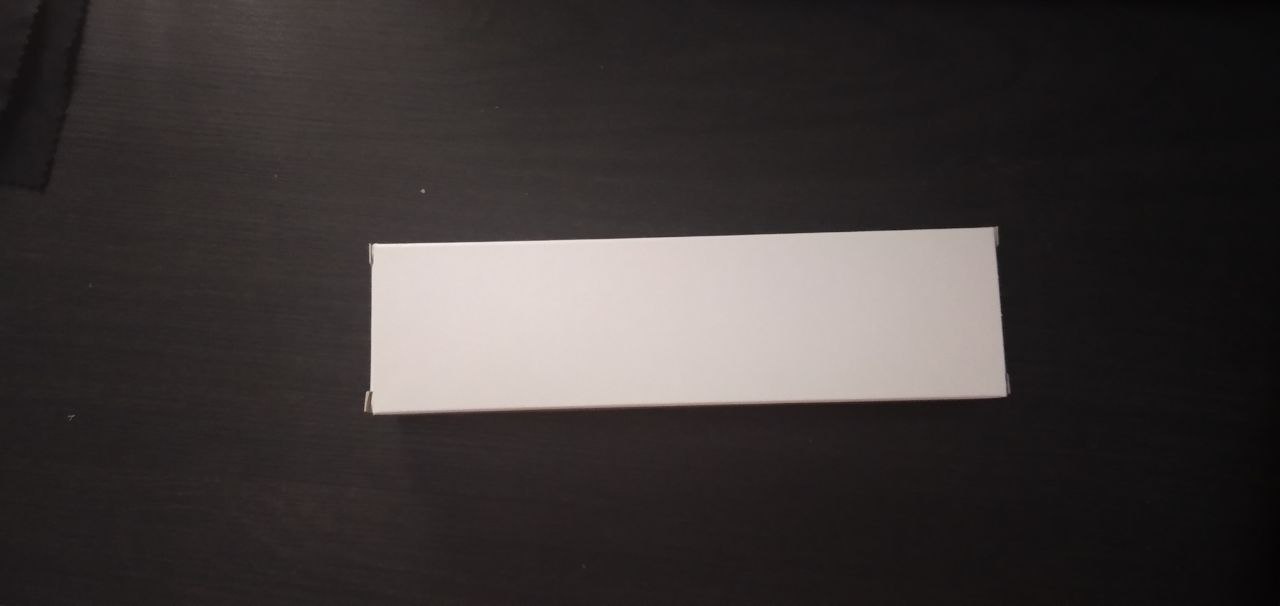
#> input picture img/912.jpeg, 1280 x 606 px, given in place of the camera
$ python colordet.py
#> lines starting #> are read from the running program, lines starting #| are printed output that depends on the picture; after the words box and inside, x2 and y2 are one past the last pixel; in counts of white or black regions, pixels touching at a corner belong together
def orange(img,centers):
    hsv_img =cv2.cvtColor(img,cv2.COLOR_BGR2HSV)
    font = cv2.FONT_HERSHEY_SIMPLEX

    mas = cv2.inRange(hsv_img, (5,50,50), (15,255,255))

    blue=cv2.bitwise_and(img,img,mask=mas)
    gray = cv2.cvtColor(blue, cv2.COLOR_BGR2GRAY)
    cv2.imshow('ODDriginal',gray)
    ret, thresh = cv2.threshold(gray, 20, 255, 0)
    contours, hierarchy = cv2.findContours(thresh, cv2.RETR_TREE, cv2.CHAIN_APPROX_SIMPLE)

    H,W = img.shape[:2]
    AREA = H*W

    for cnt in contours:
        area = cv2.contourArea(cnt)
        if not AREA/100<area<AREA/20:
            continue
        box = cv2.minAreaRect(cnt)
        box = cv2.boxPoints(box)
        box = np.array(box,dtype="int")
        cv2.drawContours(img, [box], -1,(255,0,255) , 2, cv2.LINE_AA)
        M = cv2.moments(cnt)
        if M["m00"]>0 :
            cX = int(M["m10"] / M["m00"])
            cY = int(M["m01"] / M["m00"])
            centers [0] = (cX,cY)
            cv2.putText(img,'orange',(cX - 20, cY - 20), font, 1,(0,255,255),2,cv2.LINE_AA)

    return img, centers

def blue(img,centers):
    hsv_img =cv2.cvtColor(img,cv2.COLOR_BGR2HSV)
    font = cv2.FONT_HERSHEY_SIMPLEX

    mas = cv2.inRange(hsv_img, (94, 80, 2), (126, 255, 255))

    blue=cv2.bitwise_and(img,img,mask=mas)
    gray = cv2.cvtColor(blue, cv2.COLOR_BGR2GRAY)
    cv2.imshow('ODDriginal',gray)
    ret, thresh = cv2.threshold(gray, 20, 255, 0)
    contours, hierarchy = cv2.findContours(thresh, cv2.RETR_TREE, cv2.CHAIN_APPROX_SIMPLE)

    H,W = img.shape[:2]
    AREA = H*W

    for cnt in contours:
        area = cv2.contourArea(cnt)
        if not AREA/100<area<AREA/20:
            continue
        box = cv2.minAreaRect(cnt)
        box = cv2.boxPoints(box)
        box = np.array(box,dtype="int")
        cv2.drawContours(img, [box], -1,(255,0,255) , 2, cv2.LINE_AA)
        M = cv2.moments(cnt)
        if M["m00"]>0 :
            cX = int(M["m10"] / M["m00"])
            cY = int(M["m01"] / M["m00"])
            centers [1] = (cX,cY)
            cv2.putText(img,'blue',(cX - 20, cY - 20), font, 1,(0,255,255),2,cv2.LINE_AA)


    return img, centers

def light_green(img,centers):
    hsv_img =cv2.cvtColor(img,cv2.COLOR_BGR2HSV)
    font = cv2.FONT_HERSHEY_SIMPLEX

    mas = cv2.inRange(hsv_img, (36,0,0), (86,255,255))

    blue=cv2.bitwise_and(img,img,mask=mas)
    gray = cv2.cvtColor(blue, cv2.COLOR_BGR2GRAY)
    cv2.imshow('ODDriginal',gray)
    ret, thresh = cv2.threshold(gray, 20, 255, 0)
    contours, hierarchy = cv2.findContours(thresh, cv2.RETR_TREE, cv2.CHAIN_APPROX_SIMPLE)

    H,W = img.shape[:2]
    AREA = H*W

    for cnt in contours:
        area = cv2.contourArea(cnt)
        if not AREA/100<area<AREA/20:
            continue
        box = cv2.minAreaRect(cnt)
        box = cv2.boxPoints(box)
        box = np.array(box,dtype="int")
        cv2.drawContours(img, [box], -1,(255,0,255) , 2, cv2.LINE_AA)
        M = cv2.moments(cnt)
        if M["m00"]>0 :
            cX = int(M["m10"] / M["m00"])
            cY = int(M["m01"] / M["m00"])
            centers [2] = (cX,cY)
            cv2.putText(img,'light_green',(cX - 20, cY - 20), font, 1,(0,255,255),2,cv2.LINE_AA)


    return img, centers


import numpy as np
import cv2

cap = cv2.VideoCapture(0)


while True:

    ret, frame = cap.read()
#> frame is the input picture: shape (606, 1280, 3); mean B, G, R 54.5, 55.2, 60.8
    center = [(0,0),(0,0),(0,0)]
    img, centers = orange(frame, center)
#> in orange, `hsv_img =cv2.cvtColor(img,cv2.COLOR_BGR2HSV)`: hsv_img: shape (606, 1280, 3); mean H, S, V 60.4, 32.3, 60.8
#> in orange, `mas = cv2.inRange(hsv_img, (5,50,50), (15,255,255))`:
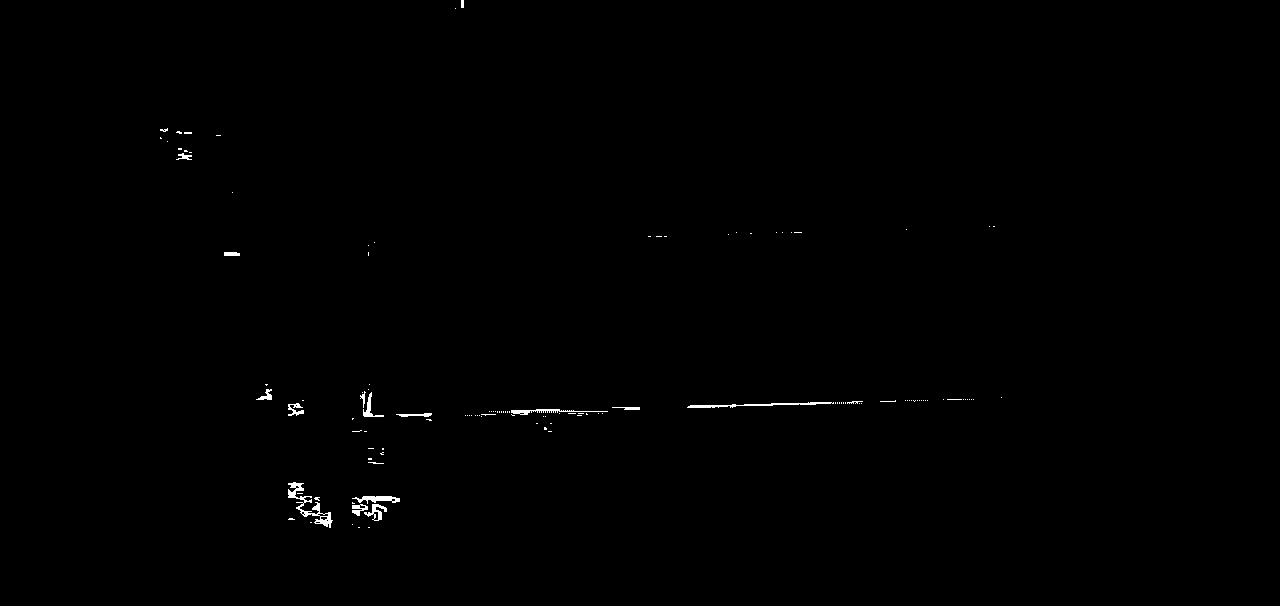
#> mas: shape (606, 1280); 0.33% white; 128 white regions (112 under 20 px)
#> in orange, `contours, hierarchy = cv2.findContours(thresh, cv2.RETR_TREE, cv2.CHAI..`: contours = 141 contours, 125 with area under 20; largest, box (x1, y1, x2, y2) and area: (288, 482, 333, 528) 368, (687, 402, 834, 408) 172, (352, 496, 400, 504) 161, (364, 504, 387, 521) 132, (511, 409, 608, 415) 104
#> the loop in orange, `for cnt in contours:` made 141 passes
#> area on passes 6, 7, 8, 12, 15, 18, 19, 55: 132.5, 34.5, 80, 161, 367.5, 21, 26.5, 51.5
#> after the loop in orange, `for cnt in contours:`: centers = [(0, 0), (0, 0), (0, 0)]
#> centers = [(0, 0), (0, 0), (0, 0)]
    img, centers = blue(frame, center)
#> in blue, `font = cv2.FONT_HERSHEY_SIMPLEX`: font = 0
#> in blue, `mas = cv2.inRange(hsv_img, (94, 80, 2), (126, 255, 255))`: mas: shape (606, 1280); every value is 0
#> in blue, `blue=cv2.bitwise_and(img,img,mask=mas)`: blue: shape (606, 1280, 3); every value is 0
#> in blue, `contours, hierarchy = cv2.findContours(thresh, cv2.RETR_TREE, cv2.CHAI..`: contours = []
#> after the loop in blue, `for cnt in contours:`: centers = [(0, 0), (0, 0), (0, 0)]
    img, centers = light_green(frame, center)
#> in light_green, `font = cv2.FONT_HERSHEY_SIMPLEX`: font = 0
#> in light_green, `contours, hierarchy = cv2.findContours(thresh, cv2.RETR_TREE, cv2.CHAI..`: contours = []
#> after the loop in light_green, `for cnt in contours:`: centers = [(0, 0), (0, 0), (0, 0)]
    print('centers = ', centers)
#| centers =  [(0, 0), (0, 0), (0, 0)]

    cv2.imshow('frame', img)
    if cv2.waitKey(0) == ord('q'):
#> (key q is pressed here)
        break
cap.release()
cv2.destroyAllWindows()

$ run again, on img/ZN.png
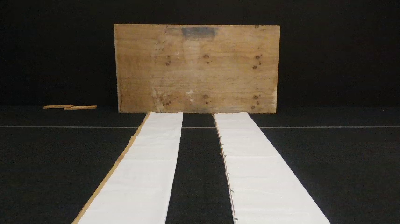
#> input picture img/ZN.png, 400 x 224 px, given in place of the camera
#> frame is the input picture: shape (224, 400, 3); mean B, G, R 61.4, 70.5, 76.1
#> hsv_img: shape (224, 400, 3); mean H, S, V 30.5, 49.4, 76.5
#> in orange, `contours, hierarchy = cv2.findContours(thresh, cv2.RETR_TREE, cv2.CHAI..`: contours = 251 contours, 231 with area under 20; largest, box (x1, y1, x2, y2) and area: (182, 94, 209, 113) 132, (118, 87, 144, 105) 132, (148, 94, 180, 109) 128, (164, 50, 188, 70) 120, (158, 24, 182, 37) 62
#> the loop in orange, `for cnt in contours:` made 251 passes
#> (cnt, area) on passes 1, 3, 5: ([[75, 218]], 0), ([[88, 207], [87, 208]], 0), ([[92, 193]], 0)
#> after the loop in orange, `for cnt in contours:`: centers = [(0, 0), (0, 0), (0, 0)]
#> in blue, `font = cv2.FONT_HERSHEY_SIMPLEX`: font = 0
#> in blue, `mas = cv2.inRange(hsv_img, (94, 80, 2), (126, 255, 255))`:
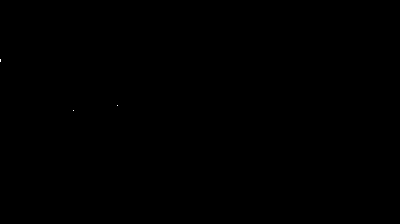
#> mas: shape (224, 400); 0.01% white in thin lines or dots, all inside (x1, y1, x2, y2) = (0, 59, 118, 111)
#> in blue, `contours, hierarchy = cv2.findContours(thresh, cv2.RETR_TREE, cv2.CHAI..`: contours = []
#> after the loop in blue, `for cnt in contours:`: centers = [(0, 0), (0, 0), (0, 0)]
#> in light_green, `font = cv2.FONT_HERSHEY_SIMPLEX`: font = 0
#> in light_green, `contours, hierarchy = cv2.findContours(thresh, cv2.RETR_TREE, cv2.CHAI..`: contours = 215 contours, 177 with area under 20; largest, box (x1, y1, x2, y2) and area: (0, 177, 94, 224) 2282, (0, 122, 120, 185) 1723, (171, 182, 234, 221) 901, (274, 126, 358, 157) 792, (294, 153, 356, 188) 551
#> the loop in light_green, `for cnt in contours:` made 215 passes
#> (area, box, cX, cY) on passes 37, 42: (901, [[171, 221], [170, 183], [231, 180], [233, 218]], 201, 201), (2282, [[92, 222], [0, 222], [0, 176], [92, 176]], 40, 198)
#> after the loop in light_green, `for cnt in contours:`:
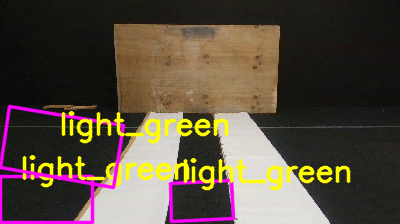
#> img: shape (224, 400, 3); 10.3% of pixels changed, all inside (x1, y1, x2, y2) = (0, 104, 351, 224)
#> after the loop in light_green, `for cnt in contours:`: centers = [(0, 0), (0, 0), (79, 154)]
#| centers =  [(0, 0), (0, 0), (79, 154)]
